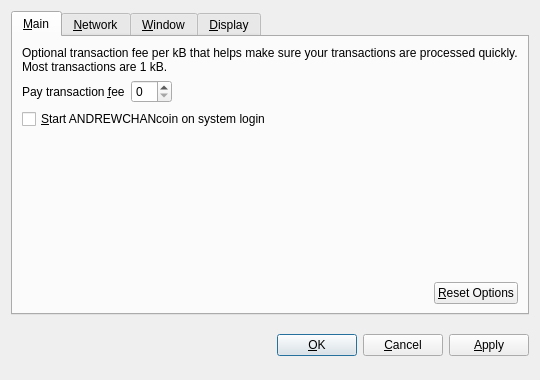
<?xml version="1.0" encoding="UTF-8"?>
<ui version="4.0">
 <class>OptionsDialog</class>
 <widget class="QDialog" name="OptionsDialog">
  <property name="geometry">
   <rect>
    <x>0</x>
    <y>0</y>
    <width>540</width>
    <height>380</height>
   </rect>
  </property>
  <property name="windowTitle">
   <string>Options</string>
  </property>
  <property name="modal">
   <bool>true</bool>
  </property>
  <layout class="QVBoxLayout" name="verticalLayout">
   <item>
    <widget class="QTabWidget" name="tabWidget">
     <property name="tabPosition">
      <enum>QTabWidget::North</enum>
     </property>
     <property name="currentIndex">
      <number>0</number>
     </property>
     <widget class="QWidget" name="tabMain">
      <attribute name="title">
       <string>&amp;Main</string>
      </attribute>
      <layout class="QVBoxLayout" name="verticalLayout_Main">
       <item>
        <widget class="QLabel" name="transactionFeeInfoLabel">
         <property name="text">
          <string>Optional transaction fee per kB that helps make sure your transactions are processed quickly. Most transactions are 1 kB.</string>
         </property>
         <property name="textFormat">
          <enum>Qt::PlainText</enum>
         </property>
         <property name="wordWrap">
          <bool>true</bool>
         </property>
        </widget>
       </item>
       <item>
        <layout class="QHBoxLayout" name="horizontalLayout_1_Main">
         <item>
          <widget class="QLabel" name="transactionFeeLabel">
           <property name="text">
            <string>Pay transaction &amp;fee</string>
           </property>
           <property name="textFormat">
            <enum>Qt::PlainText</enum>
           </property>
           <property name="buddy">
            <cstring>transactionFee</cstring>
           </property>
          </widget>
         </item>
         <item>
          <widget class="BitcoinAmountField" name="transactionFee"/>
         </item>
         <item>
          <spacer name="horizontalSpacer_1_Main">
           <property name="orientation">
            <enum>Qt::Horizontal</enum>
           </property>
           <property name="sizeHint" stdset="0">
            <size>
             <width>40</width>
             <height>20</height>
            </size>
           </property>
          </spacer>
         </item>
        </layout>
       </item>
       <item>
        <widget class="QCheckBox" name="bitcoinAtStartup">
         <property name="toolTip">
          <string>Automatically start ANDREWCHANcoin after logging in to the system.</string>
         </property>
         <property name="text">
          <string>&amp;Start ANDREWCHANcoin on system login</string>
         </property>
        </widget>
       </item>
       <item>
        <spacer name="verticalSpacer_Main">
         <property name="orientation">
          <enum>Qt::Vertical</enum>
         </property>
         <property name="sizeHint" stdset="0">
          <size>
           <width>20</width>
           <height>40</height>
          </size>
         </property>
        </spacer>
       </item>
       <item>
        <layout class="QHBoxLayout" name="horizontalLayout_2_Main">
         <item>
          <spacer name="horizontalSpacer_2_Main">
           <property name="orientation">
            <enum>Qt::Horizontal</enum>
           </property>
           <property name="sizeHint" stdset="0">
            <size>
             <width>40</width>
             <height>20</height>
            </size>
           </property>
          </spacer>
         </item>
         <item>
          <widget class="QPushButton" name="resetButton">
           <property name="toolTip">
            <string>Reset all client options to default.</string>
           </property>
           <property name="text">
            <string>&amp;Reset Options</string>
           </property>
           <property name="autoDefault">
            <bool>false</bool>
           </property>
          </widget>
         </item>
        </layout>
       </item>
      </layout>
     </widget>
     <widget class="QWidget" name="tabNetwork">
      <attribute name="title">
       <string>&amp;Network</string>
      </attribute>
      <layout class="QVBoxLayout" name="verticalLayout_Network">
       <item>
        <widget class="QCheckBox" name="mapPortUpnp">
         <property name="toolTip">
          <string>Automatically open the ANDREWCHANcoin client port on the router. This only works when your router supports UPnP and it is enabled.</string>
         </property>
         <property name="text">
          <string>Map port using &amp;UPnP</string>
         </property>
        </widget>
       </item>
       <item>
        <widget class="QCheckBox" name="connectSocks">
         <property name="toolTip">
          <string>Connect to the ANDREWCHANcoin network through a SOCKS proxy (e.g. when connecting through Tor).</string>
         </property>
         <property name="text">
          <string>&amp;Connect through SOCKS proxy:</string>
         </property>
        </widget>
       </item>
       <item>
        <layout class="QHBoxLayout" name="horizontalLayout_Network">
         <item>
          <widget class="QLabel" name="proxyIpLabel">
           <property name="text">
            <string>Proxy &amp;IP:</string>
           </property>
           <property name="textFormat">
            <enum>Qt::PlainText</enum>
           </property>
           <property name="buddy">
            <cstring>proxyIp</cstring>
           </property>
          </widget>
         </item>
         <item>
          <widget class="QValidatedLineEdit" name="proxyIp">
           <property name="maximumSize">
            <size>
             <width>140</width>
             <height>16777215</height>
            </size>
           </property>
           <property name="toolTip">
            <string>IP address of the proxy (e.g. 127.0.0.1)</string>
           </property>
          </widget>
         </item>
         <item>
          <widget class="QLabel" name="proxyPortLabel">
           <property name="text">
            <string>&amp;Port:</string>
           </property>
           <property name="textFormat">
            <enum>Qt::PlainText</enum>
           </property>
           <property name="buddy">
            <cstring>proxyPort</cstring>
           </property>
          </widget>
         </item>
         <item>
          <widget class="QLineEdit" name="proxyPort">
           <property name="maximumSize">
            <size>
             <width>55</width>
             <height>16777215</height>
            </size>
           </property>
           <property name="toolTip">
            <string>Port of the proxy (e.g. 9050)</string>
           </property>
          </widget>
         </item>
         <item>
          <widget class="QLabel" name="socksVersionLabel">
           <property name="text">
            <string>SOCKS &amp;Version:</string>
           </property>
           <property name="textFormat">
            <enum>Qt::PlainText</enum>
           </property>
           <property name="buddy">
            <cstring>socksVersion</cstring>
           </property>
          </widget>
         </item>
         <item>
          <widget class="QValueComboBox" name="socksVersion">
           <property name="toolTip">
            <string>SOCKS version of the proxy (e.g. 5)</string>
           </property>
          </widget>
         </item>
         <item>
          <spacer name="horizontalSpacer_Network">
           <property name="orientation">
            <enum>Qt::Horizontal</enum>
           </property>
           <property name="sizeHint" stdset="0">
            <size>
             <width>40</width>
             <height>20</height>
            </size>
           </property>
          </spacer>
         </item>
        </layout>
       </item>
       <item>
        <spacer name="verticalSpacer_Network">
         <property name="orientation">
          <enum>Qt::Vertical</enum>
         </property>
         <property name="sizeHint" stdset="0">
          <size>
           <width>20</width>
           <height>40</height>
          </size>
         </property>
        </spacer>
       </item>
      </layout>
     </widget>
     <widget class="QWidget" name="tabWindow">
      <attribute name="title">
       <string>&amp;Window</string>
      </attribute>
      <layout class="QVBoxLayout" name="verticalLayout_Window">
       <item>
        <widget class="QCheckBox" name="minimizeToTray">
         <property name="toolTip">
          <string>Show only a tray icon after minimizing the window.</string>
         </property>
         <property name="text">
          <string>&amp;Minimize to the tray instead of the taskbar</string>
         </property>
        </widget>
       </item>
       <item>
        <widget class="QCheckBox" name="minimizeOnClose">
         <property name="toolTip">
          <string>Minimize instead of exit the application when the window is closed. When this option is enabled, the application will be closed only after selecting Quit in the menu.</string>
         </property>
         <property name="text">
          <string>M&amp;inimize on close</string>
         </property>
        </widget>
       </item>
       <item>
        <spacer name="verticalSpacer_Window">
         <property name="orientation">
          <enum>Qt::Vertical</enum>
         </property>
         <property name="sizeHint" stdset="0">
          <size>
           <width>20</width>
           <height>40</height>
          </size>
         </property>
        </spacer>
       </item>
      </layout>
     </widget>
     <widget class="QWidget" name="tabDisplay">
      <attribute name="title">
       <string>&amp;Display</string>
      </attribute>
      <layout class="QVBoxLayout" name="verticalLayout_Display">
       <item>
        <layout class="QHBoxLayout" name="horizontalLayout_1_Display">
         <item>
          <widget class="QLabel" name="langLabel">
           <property name="text">
            <string>User Interface &amp;language:</string>
           </property>
           <property name="textFormat">
            <enum>Qt::PlainText</enum>
           </property>
           <property name="buddy">
            <cstring>lang</cstring>
           </property>
          </widget>
         </item>
         <item>
          <widget class="QValueComboBox" name="lang">
           <property name="toolTip">
            <string>The user interface language can be set here. This setting will take effect after restarting ANDREWCHANcoin.</string>
           </property>
          </widget>
         </item>
        </layout>
       </item>
       <item>
        <layout class="QHBoxLayout" name="horizontalLayout_2_Display">
         <item>
          <widget class="QLabel" name="unitLabel">
           <property name="text">
            <string>&amp;Unit to show amounts in:</string>
           </property>
           <property name="textFormat">
            <enum>Qt::PlainText</enum>
           </property>
           <property name="buddy">
            <cstring>unit</cstring>
           </property>
          </widget>
         </item>
         <item>
          <widget class="QValueComboBox" name="unit">
           <property name="toolTip">
            <string>Choose the default subdivision unit to show in the interface and when sending coins.</string>
           </property>
          </widget>
         </item>
        </layout>
       </item>
       <item>
        <widget class="QCheckBox" name="displayAddresses">
         <property name="toolTip">
          <string>Whether to show ANDREWCHANcoin addresses in the transaction list or not.</string>
         </property>
         <property name="text">
          <string>&amp;Display addresses in transaction list</string>
         </property>
        </widget>
       </item>
       <item>
        <widget class="QCheckBox" name="coinControlFeatures">
         <property name="toolTip">
          <string>Whether to show coin control features or not.</string>
         </property>
         <property name="text">
          <string>Display coin &amp;control features (experts only!)</string>
         </property>
        </widget>
       </item>
       <item>
        <spacer name="verticalSpacer_Display">
         <property name="orientation">
          <enum>Qt::Vertical</enum>
         </property>
         <property name="sizeHint" stdset="0">
          <size>
           <width>20</width>
           <height>40</height>
          </size>
         </property>
        </spacer>
       </item>
      </layout>
     </widget>
    </widget>
   </item>
   <item>
    <layout class="QHBoxLayout" name="horizontalLayout_Buttons">
     <item>
      <spacer name="horizontalSpacer_1">
       <property name="orientation">
        <enum>Qt::Horizontal</enum>
       </property>
       <property name="sizeHint" stdset="0">
        <size>
         <width>40</width>
         <height>48</height>
        </size>
       </property>
      </spacer>
     </item>
     <item>
      <widget class="QLabel" name="statusLabel">
       <property name="font">
        <font>
         <weight>75</weight>
         <bold>true</bold>
        </font>
       </property>
       <property name="text">
        <string/>
       </property>
       <property name="textFormat">
        <enum>Qt::PlainText</enum>
       </property>
       <property name="wordWrap">
        <bool>true</bool>
       </property>
      </widget>
     </item>
     <item>
      <spacer name="horizontalSpacer_2">
       <property name="orientation">
        <enum>Qt::Horizontal</enum>
       </property>
       <property name="sizeHint" stdset="0">
        <size>
         <width>40</width>
         <height>48</height>
        </size>
       </property>
      </spacer>
     </item>
     <item>
      <widget class="QPushButton" name="okButton">
       <property name="text">
        <string>&amp;OK</string>
       </property>
      </widget>
     </item>
     <item>
      <widget class="QPushButton" name="cancelButton">
       <property name="text">
        <string>&amp;Cancel</string>
       </property>
       <property name="autoDefault">
        <bool>false</bool>
       </property>
      </widget>
     </item>
     <item>
      <widget class="QPushButton" name="applyButton">
       <property name="text">
        <string>&amp;Apply</string>
       </property>
       <property name="autoDefault">
        <bool>false</bool>
       </property>
      </widget>
     </item>
    </layout>
   </item>
  </layout>
 </widget>
 <customwidgets>
  <customwidget>
   <class>BitcoinAmountField</class>
   <extends>QSpinBox</extends>
   <header>bitcoinamountfield.h</header>
  </customwidget>
  <customwidget>
   <class>QValueComboBox</class>
   <extends>QComboBox</extends>
   <header>qvaluecombobox.h</header>
  </customwidget>
  <customwidget>
   <class>QValidatedLineEdit</class>
   <extends>QLineEdit</extends>
   <header>qvalidatedlineedit.h</header>
  </customwidget>
 </customwidgets>
 <resources/>
 <connections/>
</ui>
